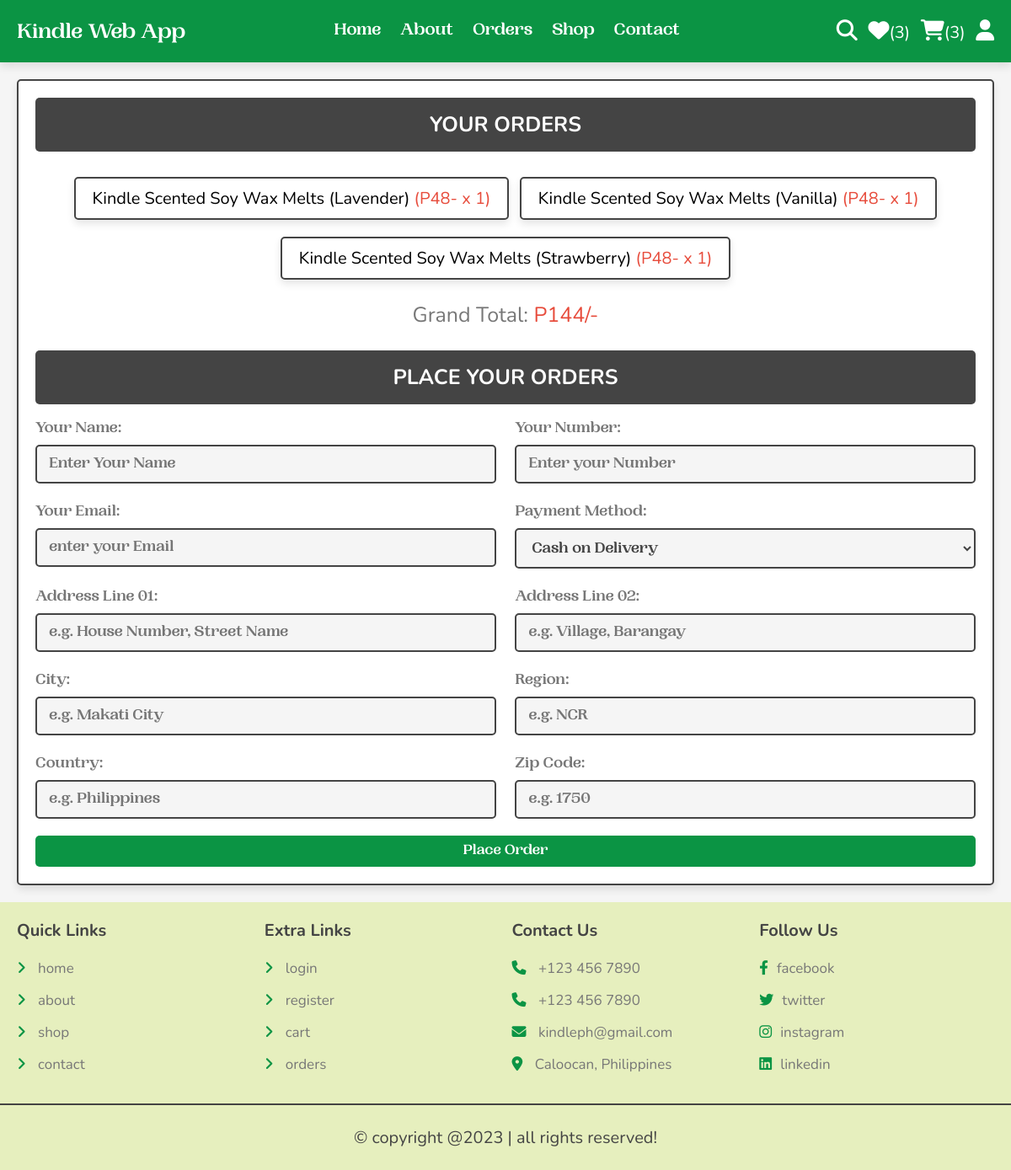
The page /checkout.php (signed in) on the database its author committed.
### tables this page shows
CREATE TABLE `cart` (
  `id` int(100) NOT NULL,
  `user_id` int(100) NOT NULL,
  `pid` int(100) NOT NULL,
  `name` varchar(100) NOT NULL,
  `price` int(10) NOT NULL,
  `quantity` int(10) NOT NULL,
  `image` varchar(100) NOT NULL
);

### checkout.php (the view, shortened to what this page needs)
<?php
include 'components/connect.php';
if(isset($_SESSION['user_id'])){
   $user_id = $_SESSION['user_id'];
}else{
   $user_id = '';
   header('location:user_login.php');
};
?>
<!DOCTYPE html>
<html lang="en">
<head>
   <link rel="stylesheet" href="https://cdnjs.cloudflare.com/ajax/libs/font-awesome/6.1.1/css/all.min.css">
   <link rel="stylesheet" href="css/style.css">
</head>
<body>
<?php include 'components/user_header.php'; ?>
<section class="checkout-orders">
   <form action="" method="POST">
   <h3>your orders</h3>
      <div class="display-orders">
      <?php
         $grand_total = 0;
         $select_cart = $conn->prepare("SELECT * FROM `cart` WHERE user_id = ?");
         $select_cart->execute([$user_id]);
         if($select_cart->rowCount() > 0){
            while($fetch_cart = $select_cart->fetch(PDO::FETCH_ASSOC)){
               $grand_total += ($fetch_cart['price'] * $fetch_cart['quantity']);
      ?>
         <p> <?= $fetch_cart['name']; ?> <span>(<?= 'P'.$fetch_cart['price'].'- x '. $fetch_cart['quantity']; ?>)</span> </p>
      <?php
            }
         }else{
            echo '<p class="empty">your cart is empty!</p>';
         }
      ?>
         <div class="grand-total">Grand Total: <span>P<?= $grand_total; ?>/-</span></div>
      </div>
      <h3>place your orders</h3>
      <div class="flex">
         <div class="inputBox">
            <span>Your Name:</span>
            <input type="text" name="name" placeholder="Enter Your Name" class="box" maxlength="20" required>
         </div>
         <div class="inputBox">
            <span>Your Number:</span>
            <input type="number" name="number" placeholder="Enter your Number" class="box" min="0" max="9999999999" onkeypress="if(this.value.length == 10) return false;" required>
         </div>
         <div class="inputBox">
            <span>Your Email:</span>
            <input type="email" name="email" placeholder="enter your Email" class="box" maxlength="50" required>
         </div>
         <div class="inputBox">
            <span>Payment Method:</span>
            <select name="method" class="box" required>
               <option value="cash on delivery">Cash on Delivery</option>
            </select>
         </div>
         <div class="inputBox">
            <span>Address Line 01:</span>
            <input type="text" name="flat" placeholder="e.g. House Number, Street Name" class="box" maxlength="50" required>
         </div>
         <div class="inputBox">
            <span>Address Line 02:</span>
            <input type="text" name="street" placeholder="e.g. Village, Barangay" class="box" maxlength="50" required>
         </div>
         <div class="inputBox">
            <span>City:</span>
            <input type="text" name="city" placeholder="e.g. Makati City" class="box" maxlength="50" required>
         </div>
         <div class="inputBox">
            <span>Region:</span>
            <input type="text" name="state" placeholder="e.g. NCR" class="box" maxlength="50" required>
         </div>
         <div class="inputBox">
            <span>Country:</span>
            <input type="text" name="country" placeholder="e.g. Philippines" class="box" maxlength="50" required>
         </div>
         <div class="inputBox">
            <span>Zip Code:</span>
            <input type="number" min="0" name="pin_code" placeholder="e.g. 1750" min="0" max="999999" onkeypress="if(this.value.length == 6) return false;" class="box" required>
         </div>
      </div>
      <input type="submit" name="order" class="btn <?= ($grand_total > 1)?'':'disabled'; ?>" value="place order">
   </form>
</section>
<?php include 'components/footer.php'; ?>
</body>
</html>

### css/style.css (style rules this page uses)
:root { --main-color:#0B9444; --dark-green: #0e7438; --light-green: #E6EFBE; --orange:#f39c12; --darkorange: #d48a11; --red:#e74c3c; --darkred: #c24132; --black:#444; --white:#fff; --light-color:#777; --light-bg:#f5f5f5; --border:.2rem solid var(--black); --box-shadow:0 .5rem 1rem rgba(0,0,0,.1); }
* { font-family: 'Nunito', sans-serif; margin:0; padding:0; box-sizing: border-box; outline: none; border:none; text-decoration: none; }
html { font-size: 62.5%; overflow-x: hidden; }
body { background-color: var(--light-bg); }
section { padding:2rem; max-width: 1200px; margin:0 auto; }
.btn, .delete-btn, .option-btn { display: block; width: 100%; margin-top: 1rem; border-radius: .5rem; padding:1rem 3rem; font-size: 1.7rem; text-transform: capitalize; color:var(--white); cursor: pointer; text-align: center; font-family: ppwl; }
.btn { background-color: var(--main-color); }
.display-orders { text-align: center; padding-bottom: 0; }
.display-orders p { display: inline-block; padding:1rem 2rem; margin:1rem .5rem; font-size: 2rem; text-align: center; border:var(--border); background-color: var(--white); box-shadow: var(--box-shadow); border-radius: .5rem; }
.display-orders p span { color:var(--red); }
.display-orders .grand-total { margin-top: 1.5rem; margin-bottom: 2.5rem; font-size: 2.5rem; color:var(--light-color); }
.display-orders .grand-total span { color:var(--red); }
.checkout-orders form { padding:2rem; border:var(--border); background-color: var(--white); box-shadow: var(--box-shadow); border-radius: .5rem; }
.checkout-orders form h3 { border-radius: .5rem; background-color: var(--black); color:var(--white); padding:1.5rem 1rem; text-align: center; text-transform: uppercase; margin-bottom: 2rem; font-size: 2.5rem; }
.checkout-orders form .flex { display: flex; flex-wrap: wrap; gap:1.5rem; justify-content: space-between; font-family: ppwl; }
.checkout-orders form .flex .inputBox { width: 49%; }
.checkout-orders form .flex .inputBox .box { width: 100%; border:var(--border); border-radius: .5rem; font-size: 1.8rem; color:var(--black); padding:1.2rem 1.4rem; margin:1rem 0; background-color: var(--light-bg); font-family: ppwl; }
.checkout-orders form .flex .inputBox span { font-size: 1.8rem; color:var(--light-color); font-family: ppwl; }

### rows shown on the page
cart: name "Kindle Scented Soy Wax Melts (Lavender)", price "48", quantity "1"
cart: name "Kindle Scented Soy Wax Melts (Vanilla)", price "48", quantity "1"
cart: name "Kindle Scented Soy Wax Melts (Strawberry)", price "48", quantity "1"

### other values the page prints
$total_wishlist_counts "3"
$total_cart_counts "3"
$grand_total "144"
